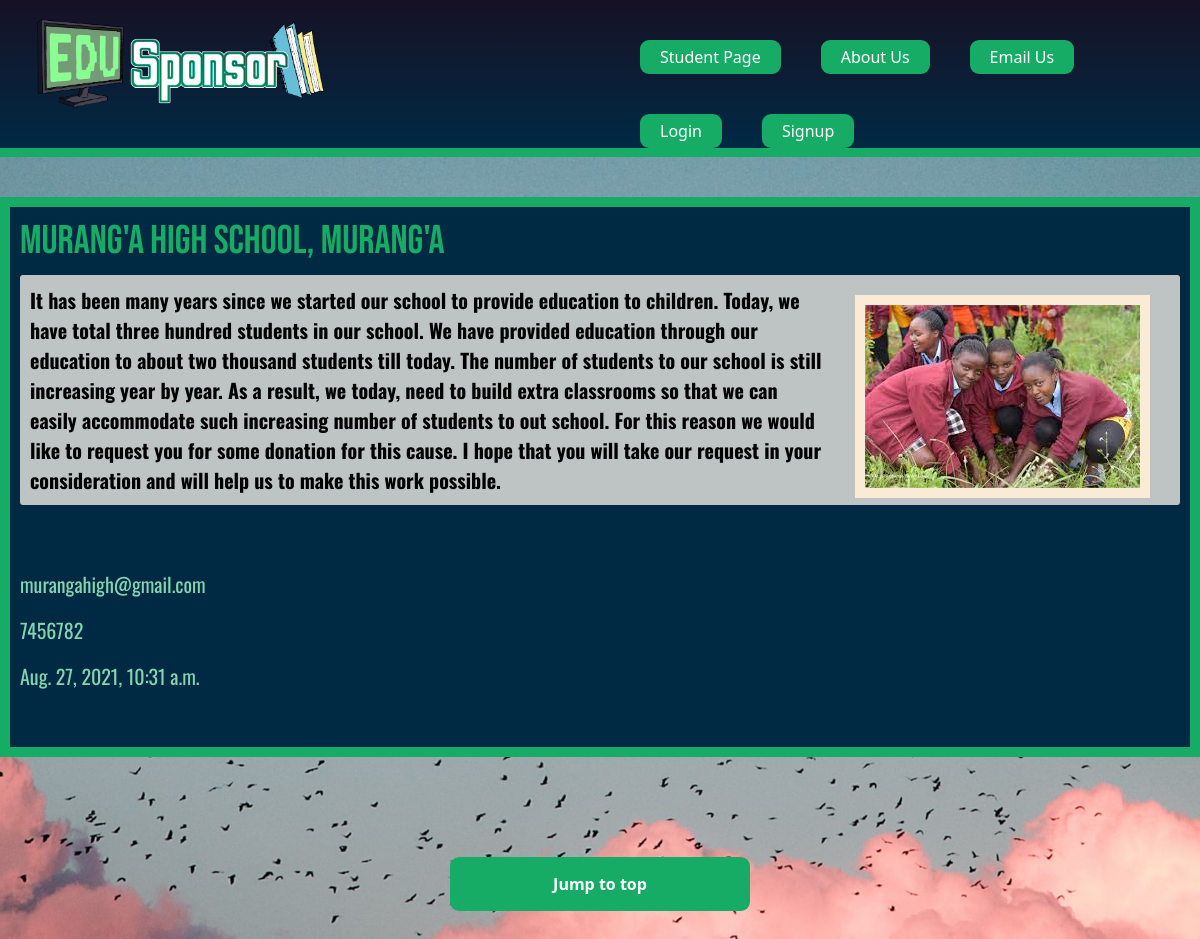
/donees/muranga-high/, run on the app's committed database.
### donees/models.py (models this page shows, shortened)
class donee(models.Model):
    name = models.CharField(max_length=200)
    slug = models.SlugField()
    message = models.TextField()
    email = models.EmailField()
    contact = models.IntegerField()
    date = models.DateTimeField(auto_now_add=True)
    thumb = models.ImageField(default='default.png', blank=True)
    author = models.ForeignKey(User, default=None, on_delete=models.CASCADE)

### donees/views.py (the view)
# urls.py: url(r'^(?P<slug>[\w-]+)/$', views.donee_detail, name="detail"),
def donee_detail(request, slug):
    anyDonee = donee.objects.get(slug=slug)
    return render(request, 'donees/donee_detail.html', {'donee': anyDonee})

### donees/templates/donees/donee_detail.html (shortened to what this page needs)
{% extends 'base_layout.html' %}
{% block content %}
<div class="main-display">
<div class="donee-container">
<div class="donee-detail">
    <h2>{{ donee.name }}</h2>
    <img class='SkulPic' src="{{donee.thumb.url}}"/>
    <p class='des'>{{ donee.message }}</p>
    <br></br>
    <p class='email'>{{ donee.email }}</p>
    <p class='contact'>{{ donee.contact }}</p>
    <p class='date'>{{ donee.date }}</p>
</div>
</div>
<a class="toTop" href="#">Jump to top</a>
</div>
{% endblock %}

### assets/style.css (style rules this page uses)
body { background-color: #ffffff5b; background-image: url(/static/cloud5.jpg); background-repeat: no-repeat; color: #17ac66; background-position: bottom; background-size: auto; background-attachment: fixed; background-position: center; background-size: 2000px; }
p { color: #85d4af; font-family: 'Oswald', sans-serif, Ubuntu; font-size: 20px; }
h1, h2, h3, h4, h5 { font-family: 'Bebas Neue', cursive; font-weight: normal; margin: 0; font-size: 40px; }
h2 { text-decoration: none; }
a { color: #fff; text-decoration: none; }
.des { margin-top: 10px; background-color: rgb(190, 196, 195); color: rgb(0, 0, 0); font-weight: bold; padding: 10px; border-radius: 3px; }
.main-display { max-width: 1300px; margin: 0 auto; }
.email { font-family: 'Oswald', sans-serif, Ubuntu; font-size: 20px; }
.toTop { background-color: #17ac66; border: 0; border-radius: 9px; color: white; padding: 15px 32px; margin: 0 auto; text-align: center; text-decoration: none; display: block; font-size: 16px; font-weight: bold; margin-top:100px; margin-bottom:100px; align-content: center; max-width: 300px; }
.container, .donee-container { margin: 0 auto; margin-top: 40px; padding: 10px; border: 10px solid #17ac66; position: relative; padding-bottom: 40px; background-color: #002944; max-width: fit-content; height: fit-content; }
.donee-container { position: relative; }

### donees/templates/donees/donee_detail.html (style rules this page uses)
.SkulPic { height:auto ; float: right; width: auto; border-radius:auto ; margin-right: 15px; margin: 30px; max-width: 450px; border-color: antiquewhite; border-width: 10px; border-style: solid; }

### data on the page
donee: name "Murang'a High School, Murang'a", thumb (picture), message "It has been many years since we started our school to provide education to children. Today, we have total three hundred students in our school. We have provided education through our education to about two thousand students till today. The number of students to our school is still increasing year by year. As a result, we today, need to build extra classrooms so that we can easily accommodate such increasing number of students to out school. For this reason we would like to request you for some donation for this cause. I hope that you will take our request in your consideration and will help us to make this work possible.", email "murangahigh@gmail.com", contact "7456782", date "Aug. 27, 2021, 10:31 a.m."
